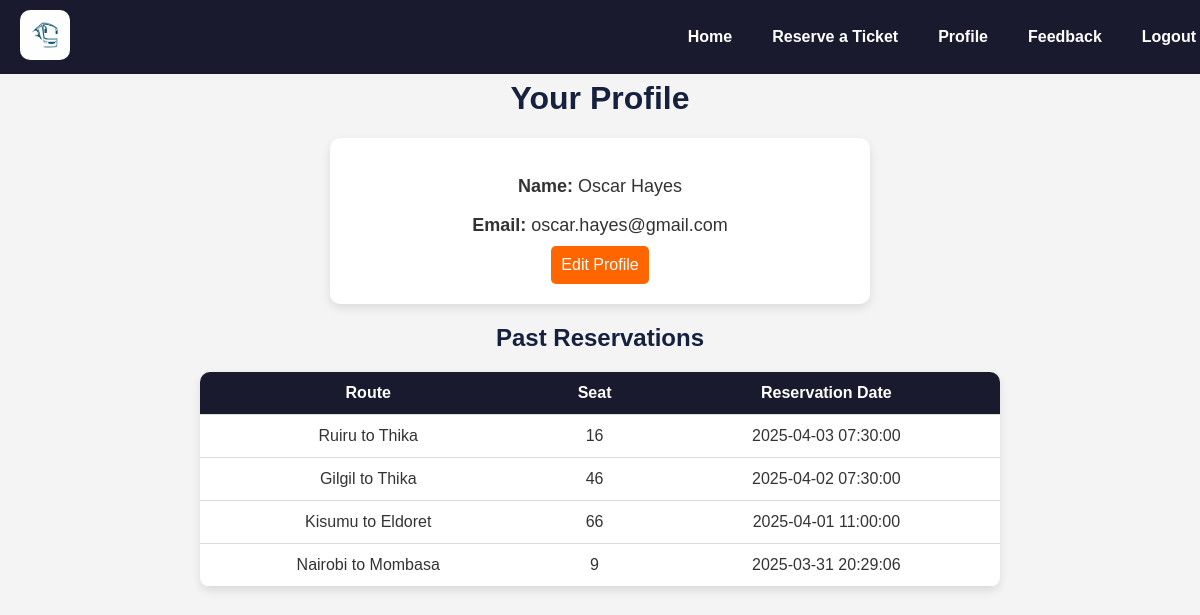
/colo/backend/profile.php (signed in), run on the app's committed database.
### tables this page shows
CREATE TABLE `users` (
  `UserID` int(11) NOT NULL,
  `RoleID` int(11) DEFAULT NULL,
  `FullName` varchar(100) NOT NULL,
  `Email` varchar(100) NOT NULL,
  `PasswordHash` varchar(255) NOT NULL,
  `PhoneNumber` varchar(15) DEFAULT NULL
);

CREATE TABLE `reservations` (
  `ReservationID` int(11) NOT NULL,
  `BusID` int(11) NOT NULL,
  `UserID` int(11) DEFAULT NULL,
  `RouteID` int(11) DEFAULT NULL,
  `SeatNumber` int(11) NOT NULL,
  `ReservationDate` datetime DEFAULT current_timestamp()
);

CREATE TABLE `routes` (
  `RouteID` int(11) NOT NULL,
  `DepartureLocation` varchar(100) NOT NULL,
  `ArrivalLocation` varchar(100) NOT NULL,
  `DepartureTime` datetime NOT NULL,
  `ArrivalTime` datetime NOT NULL,
  `BusID` int(11) DEFAULT NULL
);

### colo/backend/profile.php (the view, shortened to what this page needs)
<?php require 'db_connection.php'; ?>
<?php
$user_id = $_SESSION['UserID'];
$result = $conn->query("SELECT FullName, Email FROM Users WHERE UserID = $user_id");
$user = $result->fetch_assoc();
?>
<!DOCTYPE html>
<html lang="en">
<head>
    <link rel="stylesheet" href="../styles/profile.css">
</head>
<body>
<div class="links">
    <a href="home.php"><img src="../img/logo.jpeg" alt="Logo" class="logo"></a>
    <nav>
        <a href="home.php">Home</a>
        <a href="ticket_reservation.php">Reserve a Ticket</a>
        <a href="profile.php">Profile</a>
        <a href="feedback.php">Feedback</a>
        <a href="logout.php" class="logout">Logout</a>
    </nav>
</div>
    <h1>Your Profile</h1>
    <div id="profile-details" style="display: block;">
        <p><strong>Name:</strong> <?php echo $user['FullName']; ?></p>
        <p><strong>Email:</strong> <?php echo $user['Email']; ?></p>
        <button onclick="toggleEdit()">Edit Profile</button>
    </div>
    <h2>Past Reservations</h2>
    <table>
        <thead>
            <tr>
                <th>Route</th>
                <th>Seat</th>
                <th>Reservation Date</th>
            </tr>
        </thead>
        <tbody>
            <?php
            $result = $conn->query("SELECT Routes.DepartureLocation, Routes.ArrivalLocation, SeatNumber, ReservationDate
                                    FROM Reservations
                                    INNER JOIN Routes ON Reservations.RouteID = Routes.RouteID
                                    WHERE UserID = $user_id");
            while ($row = $result->fetch_assoc()) {
                echo "<tr>
                        <td>{$row['DepartureLocation']} to {$row['ArrivalLocation']}</td>
                        <td>{$row['SeatNumber']}</td>
                        <td>{$row['ReservationDate']}</td>
                      </tr>";
            }
            ?>
        </tbody>
    </table>
</body>
</html>

### colo/backend/styles/profile.css (style rules this page uses)
body { font-family: Arial, sans-serif; margin: 0; padding: 0; background-color: #f4f4f4; color: #333; }
.links { position: fixed; top: 0; left: 0; width: 98%; display: flex; justify-content: space-between; align-items: center; background-color: #1a1a2e; padding: 10px 20px; z-index: 1000; }
body { padding-top: 60px; }
.logo { height: 50px; width: 50px; transition: transform 0.3s ease-in-out; border-radius: 10px; }
nav { display: flex; gap: 40px; }
nav a { color: white; text-decoration: none; font-weight: bold; font-size: 16px; transition: color 0.3s ease-in-out; }
h1 { text-align: center; margin-top: 20px; color: #16213e; }
#profile-details, #edit-form { max-width: 500px; margin: 20px auto; padding: 20px; background: white; box-shadow: 0px 4px 10px rgba(0, 0, 0, 0.1); border-radius: 10px; text-align: center; }
p { font-size: 18px; margin-bottom: 10px; }
button { background-color: #ff6600; color: white; padding: 10px; font-size: 16px; border: none; border-radius: 5px; cursor: pointer; transition: background 0.3s ease-in-out; }
h2 { text-align: center; margin-top: 20px; color: #16213e; }
table { width: 90%; max-width: 800px; margin: 20px auto; border-collapse: collapse; background: white; box-shadow: 0px 4px 10px rgba(0, 0, 0, 0.1); border-radius: 10px; overflow: hidden; }
th, td { padding: 12px; text-align: center; border-bottom: 1px solid #ddd; }
th { background-color: #1a1a2e; color: white; }

### data on the page
users: FullName "Oscar Hayes", Email "oscar.hayes@gmail.com"
reservations: RouteID.DepartureLocation "Ruiru", RouteID.ArrivalLocation "Thika", SeatNumber "16", ReservationDate "2025-04-03 07:30:00"
reservations: RouteID.DepartureLocation "Gilgil", RouteID.ArrivalLocation "Thika", SeatNumber "46", ReservationDate "2025-04-02 07:30:00"
reservations: RouteID.DepartureLocation "Kisumu", RouteID.ArrivalLocation "Eldoret", SeatNumber "66", ReservationDate "2025-04-01 11:00:00"
reservations: RouteID.DepartureLocation "Nairobi", RouteID.ArrivalLocation "Mombasa", SeatNumber "9", ReservationDate "2025-03-31 20:29:06"
